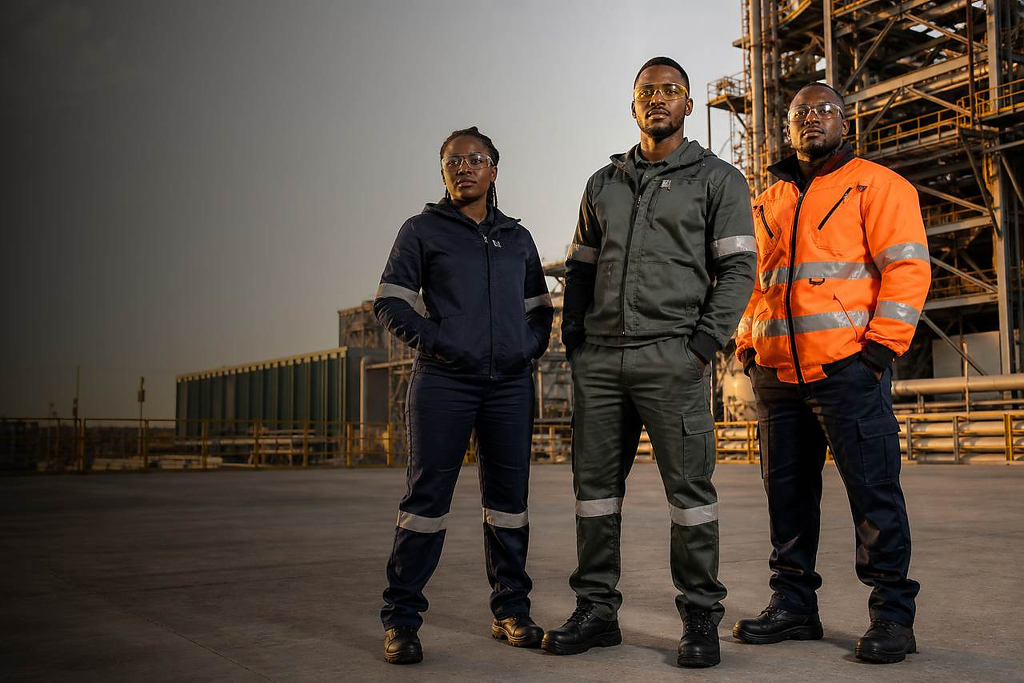
#> input picture assets/img/hero-team-2048.jpg, 2048 x 1365 px (shown at 1/2 size)
$ python -i process-expanded-images.py   (imports and definitions only)
#> lines starting #> are read from the running program, lines starting #| are printed output that depends on the picture
"""Make faithful, larger product photos from the supplied 2026 catalogue PDF.

Usage: python scripts/process-expanded-images.py /path/to/catalogue.pdf
The square canvas is 1200 px; source pixels are resampled, never invented.
"""
import io
import json
import sys
from pathlib import Path

import fitz
from PIL import Image, ImageFilter

ROOT = Path(__file__).resolve().parents[1]
DATA = json.loads((ROOT / 'scripts/catalogue-expanded.json').read_text())
#> (reads scripts/catalogue-expanded.json from the repository)
OUT = ROOT / 'assets/cat'
# [1 line not run here, left out]


def source_image(source):
    page = PDF[source['page'] - 1]
    if 'crop' in source:
        # The catalogue's first section is a single 1655 x 2340 pixel page image.
        item = page.get_images(full=True)[0]
        raw = PDF.extract_image(item[0])['image']
        im = Image.open(io.BytesIO(raw)).convert('RGB')
        x1, y1, x2, y2 = source['crop']
        return im.crop(tuple(round(v * scale) for v, scale in
                             zip((x1, y1, x2, y2),
                                 (im.width / 849, im.height / 1200,
                                  im.width / 849, im.height / 1200))))

    item = page.get_images(full=True)[source['index']]
    pix = fitz.Pixmap(PDF, item[0])
    if item[1]:
        mask = fitz.Pixmap(PDF, item[1])
        pix = fitz.Pixmap(pix, mask)
    return Image.open(io.BytesIO(pix.tobytes('png'))).convert('RGBA')


# [15 lines not run here, left out]

>>> import cv2
>>> picture = cv2.imread('../assets/img/hero-team-2048.jpg', cv2.IMREAD_GRAYSCALE)
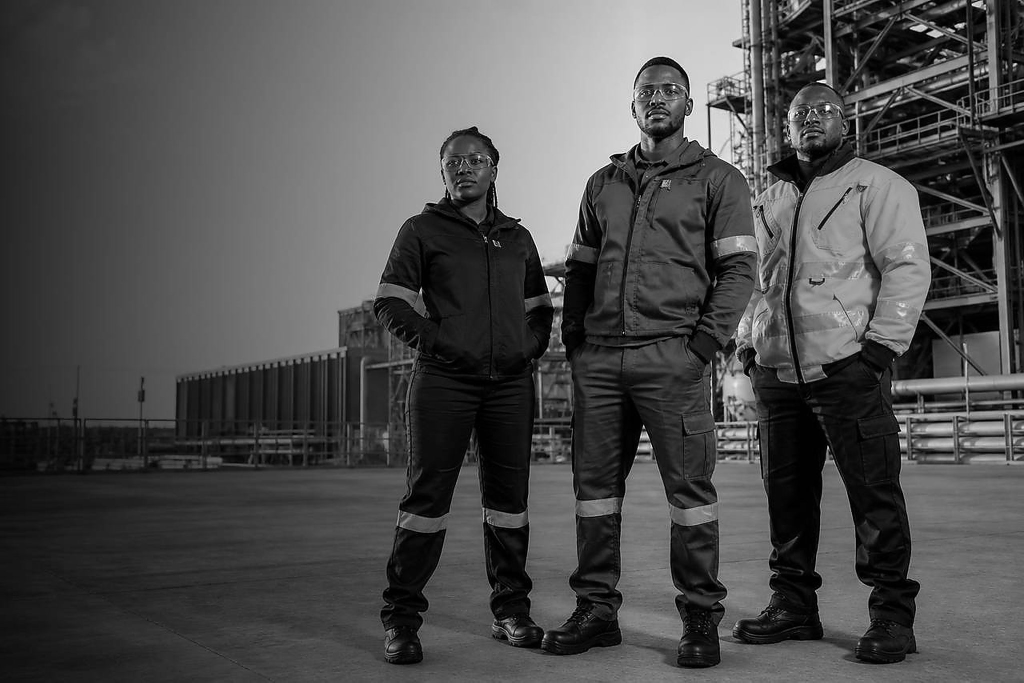
#> picture: shape (1365, 2048) (shown at 1/2 size); min 0, max 255, mean 76.8
#> (the run stopped early here; a loop or call above may not have finished)
